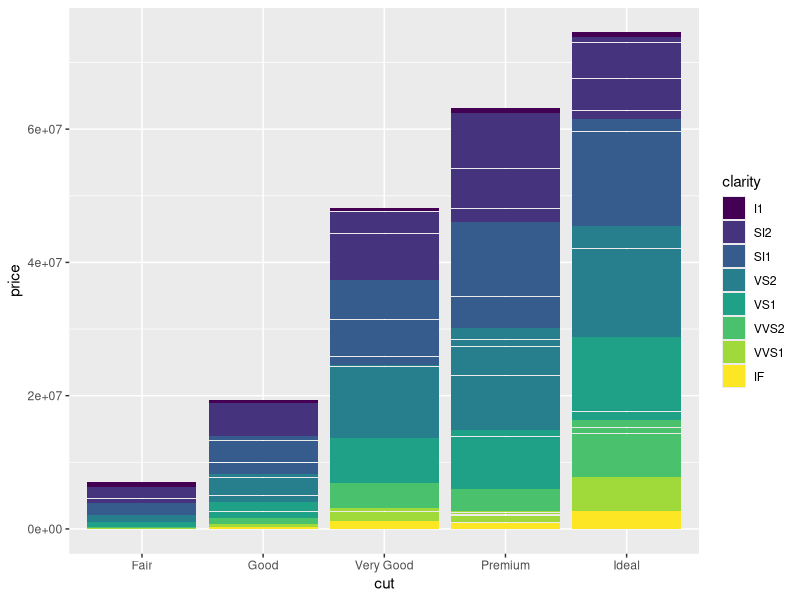
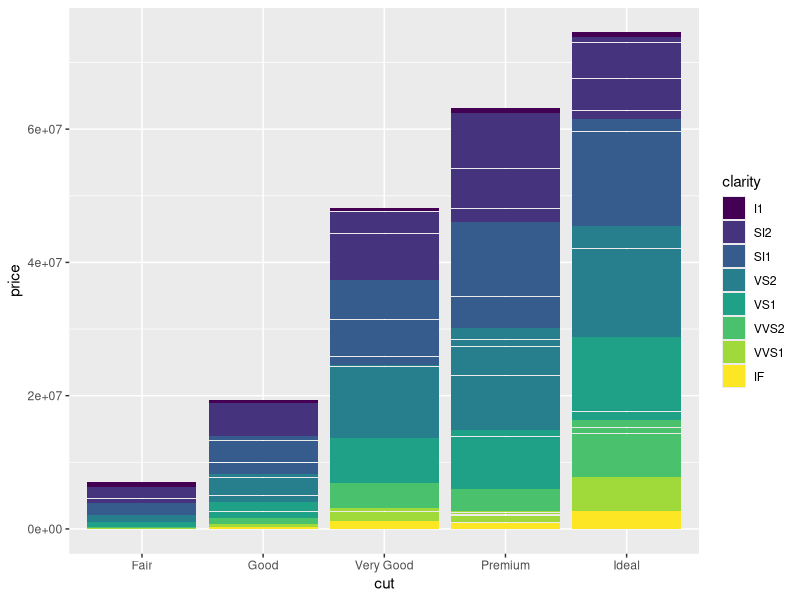
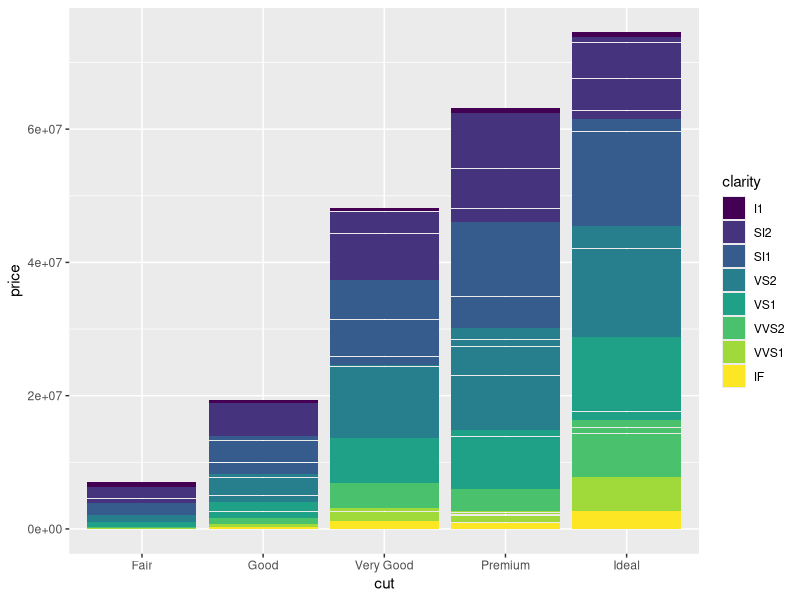
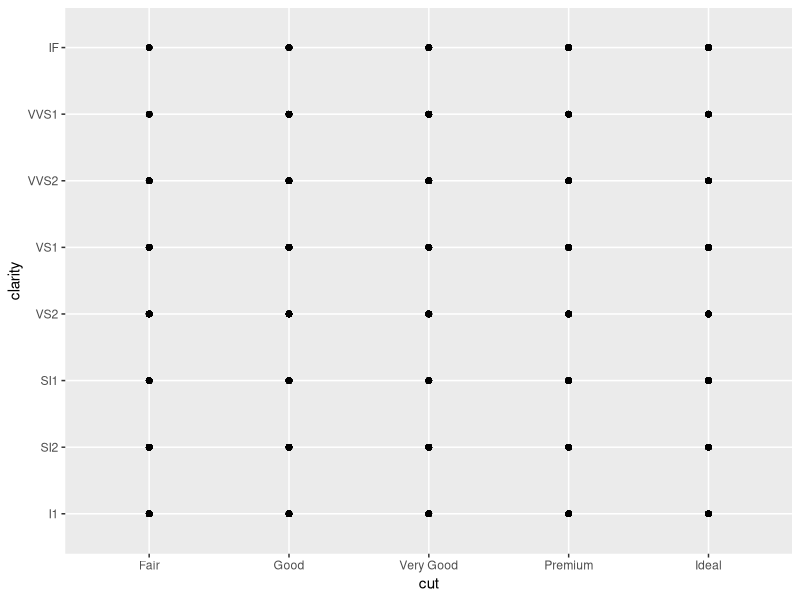
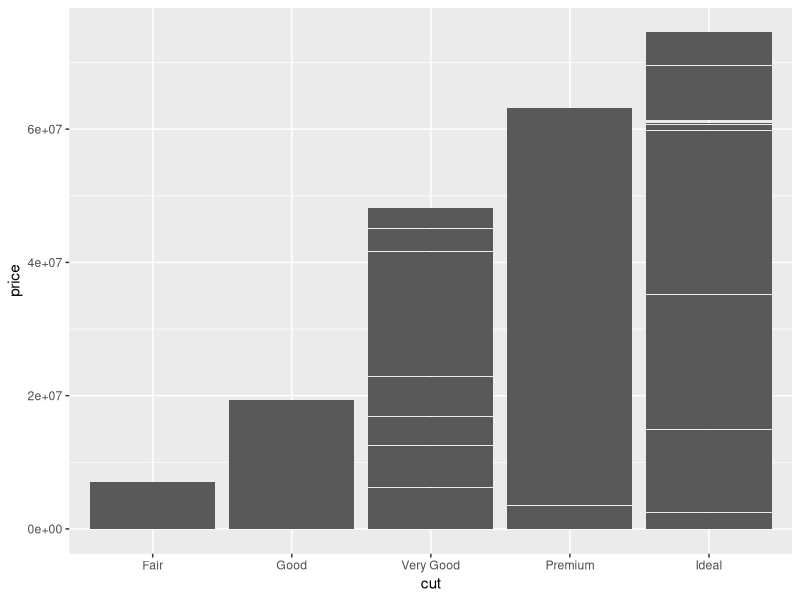
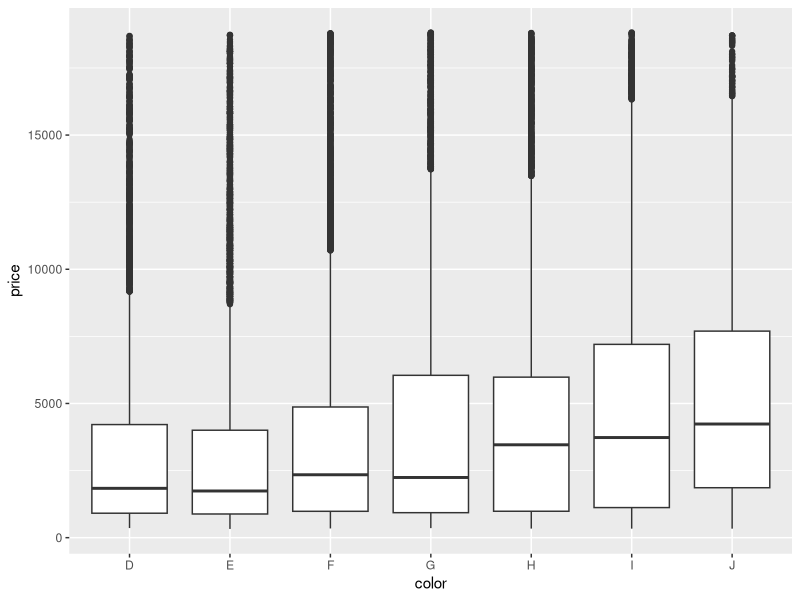
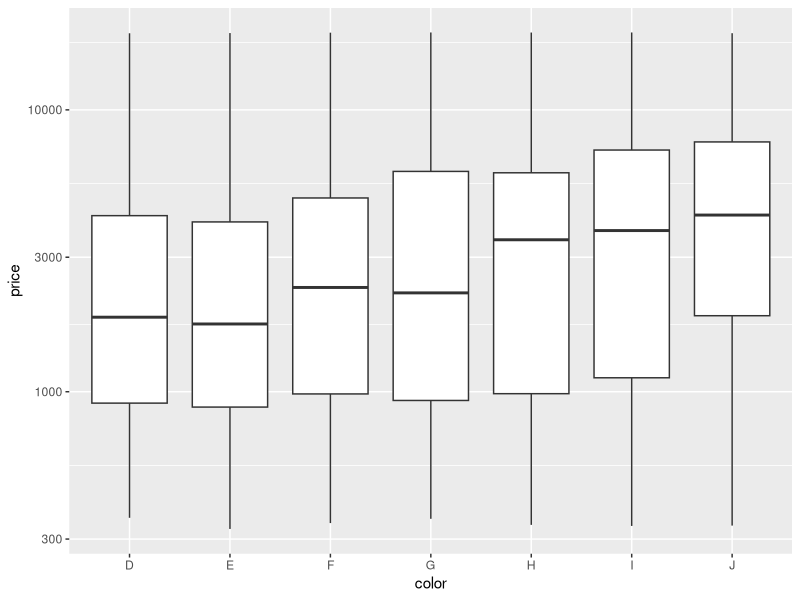
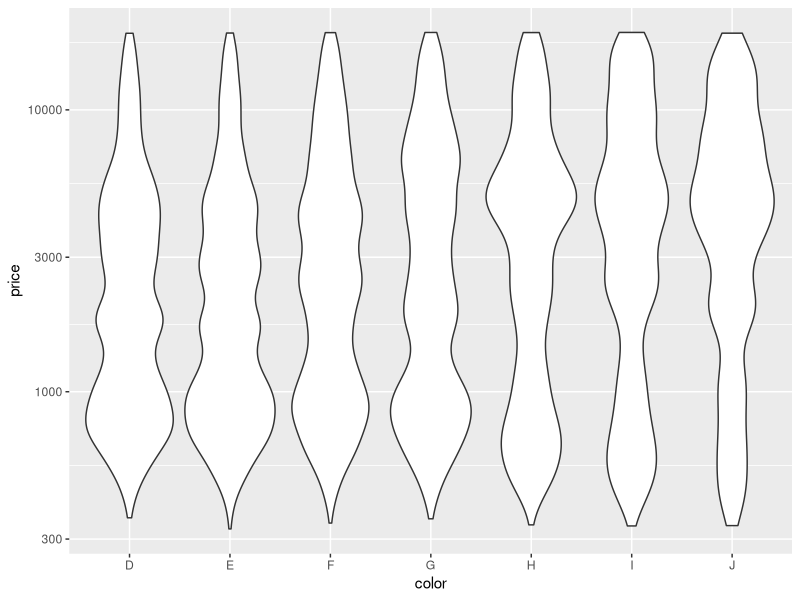

Reproduce these figures in R, in order. (Note: this script raises an error after producing the figures.)
# Exercise 2: advanced ggplot2 practice

# Install and load the `ggplot2` package
#install.packages('ggplot2')
library("ggplot2")

# For this exercise you will again be working with the `diamonds` data set.
# Use `?diamonds` to review details about this data set
?diamonds

## Position Adjustments

# Draw a column (bar) chart of diamonds cuts by price, with each bar filled by 
# clarity. You should see a _stacked_ bar chart.
ggplot(data = diamonds) +
  geom_col(mapping = aes(x = cut, y = price, fill = clarity))


# Draw the same chart again, but with each element positioned to "fill" the y axis
ggplot(data = diamonds) +
  geom_col(mapping = aes(x = cut, y = price, fill = clarity), posititon = "fill")


# Draw the same chart again, but with each element positioned to "dodge" each other
ggplot(data = diamonds) +
  geom_col(mapping = aes(x = cut, y = price, fill = clarity), posititon = "dodge")

# Draw a plot with point geometry with the x-position mapped to `cut` and the 
# y-position mapped to `clarity`
# This creates a "grid" grouping the points
ggplot(data = diamonds) +
  geom_point(mapping = aes(x = cut, y = clarity))

# Use the "jitter" position adjustment to keep the points from all overlapping!
# (This works a little better with a sample of diamond data, such as from the 
# previous exercise).
ggplot(data = diamonds) +
  geom_col(mapping = aes(x = cut, y = price), posititon = "jitter")


## Scales

# Draw a "boxplot" (with `geom_boxplot`) for the diamond's price (y) by color (x)
ggplot(data = diamonds) +
  geom_boxplot(mapping = aes(x = color, y = price))

# This has a lot of outliers, making it harder to read. To fix this, draw the 
# same plot but with a _logarithmic_ scale for the y axis.
ggplot(data = diamonds) +
  geom_boxplot(mapping = aes(x = color, y = price)) +
  scale_y_log10()


# For another version, draw the same plot but with `violin` geometry instead of 
# `boxplot` geometry!
# How does the logarithmic scale change the data presentation?
ggplot(data = diamonds) +
  geom_violin(mapping = aes(x = color, y = price)) +
  scale_y_log10()

# Another interesting plot: draw a plot of the diamonds price (y) by carat (x), 
# using a heatmap of 2d bins (geom_bin2d)
# What happens when you make the x and y channels scale logarithmically?


# Draw a scatter plot for the diamonds price (y) by carat (x). Color each point
# by the clarity (Remember, this will take a while. Use a sample of the diamonds 
# for faster results)


# Change the color of the previous plot using a ColorBrewer scale of your choice. 
# What looks nice?



## Coordinate Systems

# Draw a bar chart with x-position and fill color BOTH mapped to cut
# For best results, SET the `width` of the geometry to be 1 (fill plot, no space
# between)
# TIP: You can save the plot to a variable for easier modifications
bar <- ggplot(data = diamonds) +
  geom_bar(mapping = aes(x = cut, fill = cut), width = 1)
bar


# Draw the same chart, but with the coordinate system flipped
bar = coord_flip()

# Draw the same chart, but in a polar coordinate system. It's a Coxcomb chart!
bar = coord_polar()



## Facets

# Take the scatter plot of price by carat data (colored by clarity) and add 
# _facets_ based on the diamond's `color`
ggplot(data = diamonds) +
  geom_point(mapping = aes(x = caret, y = price, color = clarity)) +
  scale_color_brewer(palette = "Spectral") +
  facet_wrap(~ color)


## Saving Plots

# Use the `ggsave()` function to save the current (recent) plot to disk.
# Name the output file "my-plot.png".
# Make sure you've set the working directory!!
ggsave("my-plot.png")
